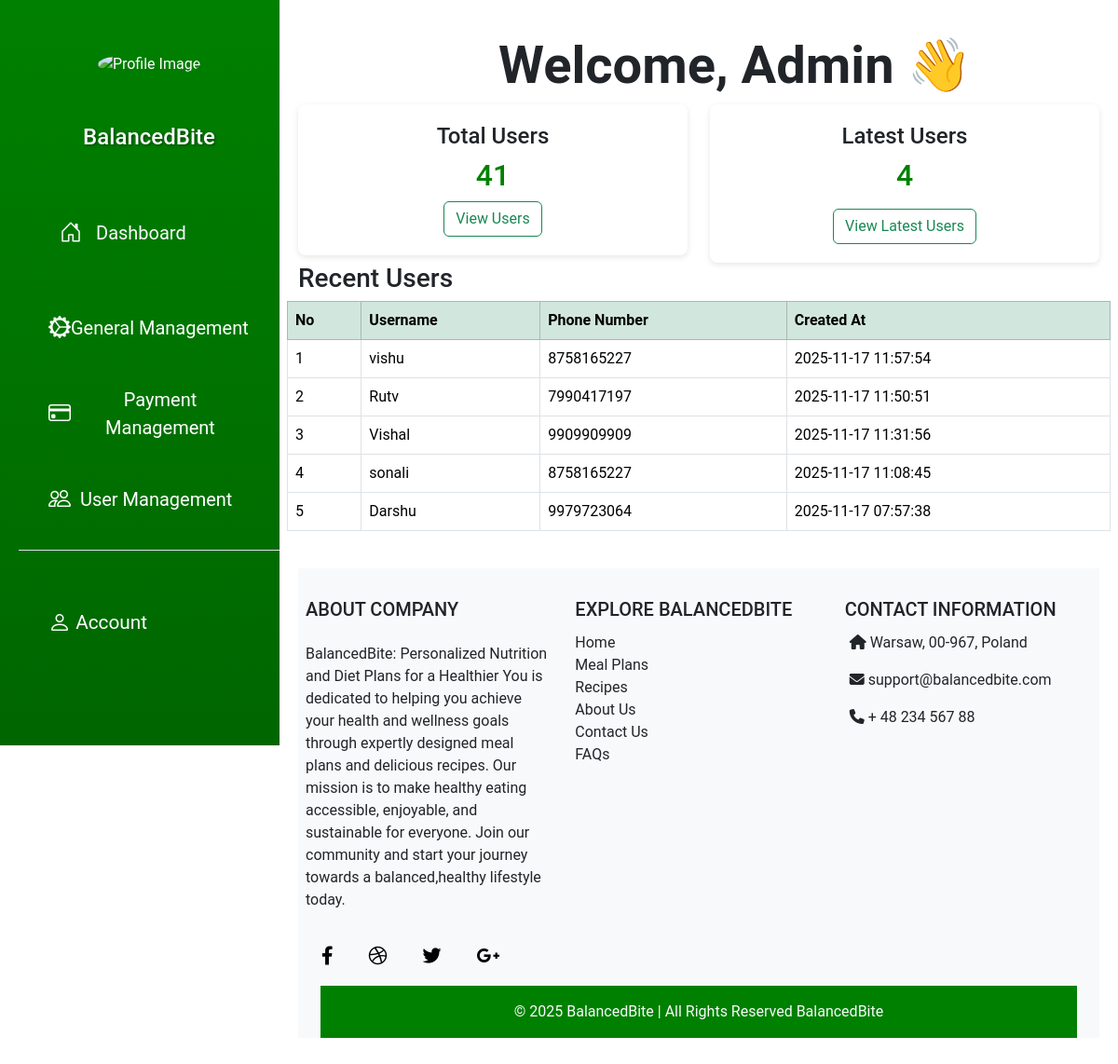
The page /admin.php (signed in) on the database its author committed.
### tables this page shows
CREATE TABLE `users` (
  `id` int(11) NOT NULL,
  `username` varchar(11) NOT NULL,
  `email` varchar(50) NOT NULL,
  `password` varchar(255) NOT NULL,
  `role` varchar(20) NOT NULL,
  `phno` varchar(10) DEFAULT NULL,
  `profile_image` varchar(70) NOT NULL,
  `created_at` timestamp NOT NULL DEFAULT current_timestamp() ON UPDATE current_timestamp(),
  `is_premium` tinyint(1) NOT NULL DEFAULT 0
);

### admin.php (the view, shortened to what this page needs)
<?php
require('db/dbconnect.php');
$total_users = 0;
$countQuery = "SELECT COUNT(*) AS total_users FROM users";
$countResult = mysqli_query($conn, $countQuery);
if ($countResult) {
    $countRow = mysqli_fetch_assoc($countResult);
    $total_users = isset($countRow['total_users']) ? $countRow['total_users'] : 0;
} else {
}
$recentQuery = "SELECT id, username, phno, created_at FROM users ORDER BY created_at DESC LIMIT 5";
$recentResult = mysqli_query($conn, $recentQuery);
?>
<!DOCTYPE html>
<html lang="en">
<head>
  <link href="https://cdn.jsdelivr.net/npm/bootstrap@5.3.3/dist/css/bootstrap.min.css" rel="stylesheet">
</head>
<body>
    <?php require('component/Adminnav.php'); ?>
  <div class="content">
    <h1 class="display-4 fw-semibold" style="padding-top: 2%; padding-left: 25%;">Welcome, Admin 👋</h1>
    <div class="row mb-4">
      <div class="col-md-6">
        <div class="card-box text-center">
          <h4>Total Users</h4>
          <h2 style="color: green;"><?php echo (int)$total_users; ?></h2>
          <a href="admin_user_info.php" class="btn btn-outline-success">View Users</a>
        </div>
      </div>
      <div class="col-md-6">
          <div class="card-box text-center">
  <h4>Latest Users</h4>
  <?php
  $latestFixedQuery = "SELECT id FROM users ORDER BY created_at DESC LIMIT 4";
  $latestFixedResult = mysqli_query($conn, $latestFixedQuery);
  $latestCount = ($latestFixedResult) ? mysqli_num_rows($latestFixedResult) : 0;
  echo "<h2 style='color:green;'>$latestCount</h2>";
  ?>
  <a href="admin_latest_users.php" class="btn btn-outline-success mt-2">View Latest Users</a>
</div>
      </div>
    <h3>Recent Users</h3>
    <table class="table table-bordered">
      <thead class="table-success">
        <tr>
          <th>No</th>
          <th>Username</th>
          <th>Phone Number</th>
          <th>Created At</th>
        </tr>
      </thead>
      <tbody>
      <?php
      if ($recentResult && mysqli_num_rows($recentResult) > 0) {
          $no = 1;
          while ($row = mysqli_fetch_assoc($recentResult)) {
              $username = htmlspecialchars($row['username']);
              $phone = htmlspecialchars($row['phno']);
              $created = htmlspecialchars($row['created_at']);
              echo "<tr>
                      <td>{$no}</td>
                      <td>{$username}</td>
                      <td>{$phone}</td>
                      <td>{$created}</td>
                    </tr>";
              $no++;
          }
      } else {
          echo "<tr><td colspan='4' class='text-center'>No recent users found</td></tr>";
      }
      ?>
      </tbody>
    </table>
    <?php require('component/Footer.php'); ?>
  </div>
</body>
</html>

### component/Adminnav.php (shortened to what this page needs)
<link href="https://cdn.jsdelivr.net/npm/bootstrap@5.3.3/dist/css/bootstrap.min.css" rel="stylesheet">
<link href="https://cdn.jsdelivr.net/npm/bootstrap-icons/font/bootstrap-icons.css" rel="stylesheet">
<div class="sidebar">
    <div class="sidebar-sticky text-center">
        <div style="padding-bottom: 30px; padding-top:0px;">
            <?php
            $user_id = $_SESSION['id'];
            $selectquery1 = "SELECT * FROM users WHERE id = {$user_id}";
            $resultquery1 = mysqli_query($conn, $selectquery1);
            while ($rowquery1 = mysqli_fetch_assoc($resultquery1)) {
                $profile_image1 = $rowquery1['profile_image'];
            }
            $profile_image = $profile_image1 ?: 'images/uploads/user_profile.png';
            ?>
            <img src="<?php echo $profile_image; ?>" alt="Profile Image" class="rounded-circle" width="150" height="150">
        </div>
        <h2>
            <a href="index.php" class="d-flex align-items-center mb-3 px-4">
                BalancedBite
            </a>
        </h2>
        <ul class="list-unstyled ps-0">
            <li class="mb-1">
                <button class="btn btn-toggle align-items-center rounded collapsed">
                    <a href="admin.php" class="link-light rounded fs-5">
                        <i class="bi bi-house-door fs-4"></i>
                        Dashboard
                    </a>
                </button>
            </li>
            <li class="mb-1">
                <button class="btn btn-toggle align-items-center rounded collapsed fs-5" data-bs-toggle="collapse" data-bs-target="#management-collapse" aria-expanded="false">
                    <i class="bi bi-gear-wide-connected fs-4"></i> General Management
                </button>
            </li>
            <li class="mb-1">
                <button class="btn btn-toggle align-items-center rounded collapsed fs-5" data-bs-toggle="collapse" data-bs-target="#payment-collapse" aria-expanded="false">
                    <i class="bi bi-credit-card fs-4"></i> Payment Management
                </button>
            </li>
            <li class="mb-1">
                <button class="btn btn-toggle align-items-center rounded collapsed fs-5" data-bs-toggle="collapse" data-bs-target="#user-collapse" aria-expanded="false">
                    <i class="bi bi-people fs-4"></i>&nbsp; User Management
                </button>
            </li>
            <li class="border-top my-3"></li>
            <li class="mb-1">
                <button class="btn btn-toggle align-items-center rounded collapsed" data-bs-toggle="collapse" data-bs-target="#account-collapse" aria-expanded="false">
                    <i class="bi bi-person"></i>&nbsp;Account
                </button>
            </li>
        </ul>
    </div>
</div>

### component/Footer.php
<link rel="stylesheet" href="https://cdnjs.cloudflare.com/ajax/libs/font-awesome/6.4.0/css/all.min.css">
<div class="container-fluid mt-4" >
    <footer class="text-dark text-center text-lg-start bg-light">
        <div class="container p-2">
            <div class="row mt-4">
                <div class="col-lg-4 col-md-12">
                    <h5 class="text-uppercase mb-4">About Company</h5>
                    <p>
                        BalancedBite: Personalized Nutrition and Diet Plans for a Healthier You is dedicated to helping you achieve your health and wellness goals through expertly designed meal plans and delicious recipes. Our mission is to make healthy eating accessible, enjoyable, and sustainable for everyone. Join our community and start your journey towards a balanced,healthy lifestyle today.
                    </p>
                    <div class="mt-4">
                        <a type="button" class="btn btn-floating btn-light btn-lg"><i class="fab fa-facebook-f"></i></a>
                        <a type="button" class="btn btn-floating btn-light btn-lg"><i class="fab fa-dribbble"></i></a>
                        <a type="button" class="btn btn-floating btn-light btn-lg"><i class="fab fa-twitter"></i></a>
                        <a type="button" class="btn btn-floating btn-light btn-lg"><i class="fab fa-google-plus-g"></i></a>
                    </div>
                </div>
                <div class="col-lg-4 col-md-6">
                    <h5 class="text-uppercase mb-2 pb-1">Explore BalancedBite</h5>
                    <ul class="fa-ul" style="margin-left: 0px;">
                        <li class="nav-item">
                            <a class="nav-link text-dark" href="index.php">Home</a>
                        </li>
                        <li class="nav-item">
                            <a class="nav-link text-dark" href="personalizedplans.php">Meal Plans</a>
                        </li>
                        <li class="nav-item">
                            <a class="nav-link text-dark" href="deliciousrecipes.php">Recipes</a>
                        </li>
                        <li class="nav-item">
                            <a class="nav-link text-dark" href="about-us.php">About Us</a>
                        </li>
                        <li class="nav-item">
                            <a class="nav-link text-dark" href="contact-us.php">Contact Us </a>
                        </li>
                        <li class="nav-item">
                            <a class="nav-link text-dark" href="FAQ.php">FAQs </a>
                        </li>
                    </ul>
                </div>
                <div class="col-lg-4 col-md-6">
                <h5 class="text-uppercase mb-2 pb-1">Contact Information</h5>
                    <ul class="fa-ul" style="margin-left: 5px;">
                        <li class="mb-3">
                            <i class="fas fa-home"></i>
                            <span>Warsaw, 00-967, Poland</span>
                        </li>
                        <li class="mb-3">
                            <i class="fas fa-envelope"></i>
                            <span>support@balancedbite.com</span>
                        </li>
                        <li class="mb-3">
                            <i class="fas fa-phone"></i>
                            <span>+ 48 234 567 88</span>
                        </li>
                    </ul>
                </div>
            </div>
        </div>
        <div class="text-center text-light p-3 m-4 mt-0" style="background-color: rgb(0,128,0);">
            © 2025 BalancedBite | All Rights Reserved <a href="index.php" class="text-light text-decoration-none">BalancedBite</a>
        </div>
    </footer>
</div>

### admin.php (style rules this page uses)
body { font-family: Arial, sans-serif; background: #f9f9f9; }
.sidebar { height: 100vh; width: 200px; background: #008000; position: fixed; left: 0; top: 0; padding: 20px; color: #fff; }
.sidebar a { display: block; padding: 12px; color: white; text-decoration: none; margin: 10px 0; border-radius: 6px; }
.content { margin-left: 300px; padding: 20px; }
.card-box { padding: 20px; border-radius: 8px; box-shadow: 0 2px 6px rgba(0,0,0,0.1); background: #fff; }

### component/Adminnav.php (style rules this page uses)
body { display: flex; flex-wrap: wrap; height: 100vh; overflow-x: hidden; font-family: 'Roboto', sans-serif; }
.sidebar { width: 280px; position: fixed; top: 0; bottom: 0; left: 0; z-index: 100; padding: 48px 0 0; box-shadow: inset -1px 0 0 rgba(0, 0, 0, 0.1); background: linear-gradient(to bottom, rgb(0, 128, 0), rgb(0, 102, 0)); color: white; transition: width 0.3s ease-in-out, padding 0.3s ease-in-out; }
.sidebar-sticky { position: relative; top: 0; height: calc(100vh - 48px); padding-top: .5rem; overflow-x: hidden; overflow-y: auto; }
.sidebar h2 a { display: flex; align-items: center; justify-content: center; font-size: 1.5rem; color: #fff; text-shadow: 1px 1px 3px rgba(0, 0, 0, 0.5); }
.sidebar ul { padding-left: 0; list-style: none; }
.sidebar ul li { padding: 12px 24px; transition: background-color 0.3s ease-in-out; }
.sidebar ul li a { color: #fff; text-decoration: none; font-size: 1.1rem; display: flex; align-items: center; transition: color 0.3s ease-in-out; }
.sidebar ul li a i { margin-right: 15px; font-size: 1.25rem; }
.sidebar .btn-toggle { display: inline-flex; align-items: center; width: 100%; padding: 0.5rem; font-size: 1.3rem; color: white; background: none; border: none; outline: none; transition: color 0.3s ease-in-out; }
.sidebar .btn-toggle i { font-size: 1.5rem; }

### rows shown on the page
users: username "vishu", phno "8758165227", created_at "2025-11-17 11:57:54"
users: username "Rutv", phno "7990417197", created_at "2025-11-17 11:50:51"
users: username "Vishal", phno "9909909909", created_at "2025-11-17 11:31:56"
users: username "sonali", phno "8758165227", created_at "2025-11-17 11:08:45"
users: username "Darshu", phno "9979723064", created_at "2025-11-17 07:57:38"

### other values the page prints
$total_users "41"
$latestCount "4"
